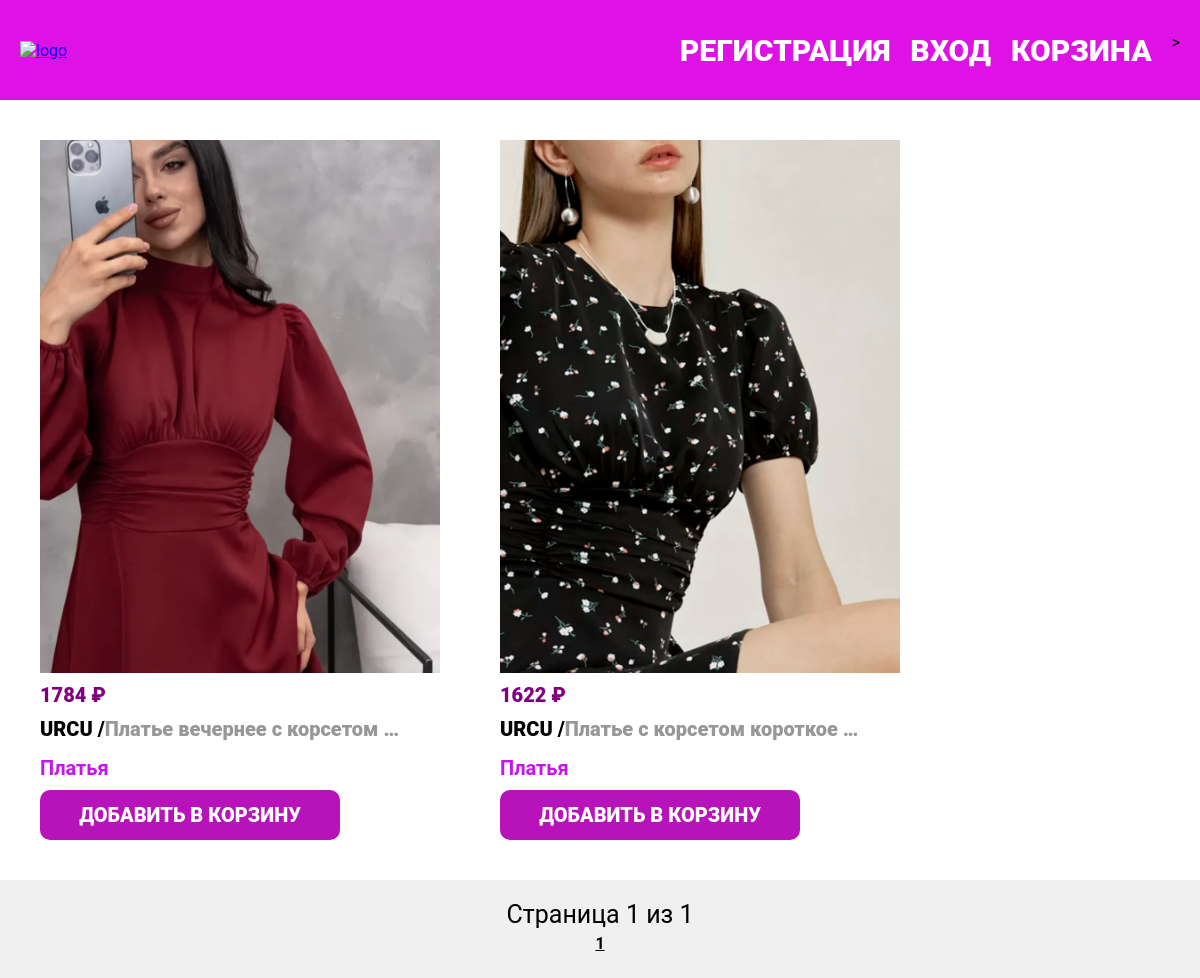
The page / on the database its author committed.
### app/models.py (models this page shows, shortened)
class Product(models.Model):
    name = models.CharField(
        verbose_name="Наименование",
        max_length=200,
    )
    desc = models.TextField(
        verbose_name="Описание",
        max_length=600,
    )
    price = models.DecimalField(
        verbose_name="Цена",
        max_digits=10,
        decimal_places=0,
    )
    image = models.ImageField(
        verbose_name="Изображение",
        upload_to="products/",
    )
    category = models.ForeignKey(
        "Category",
        verbose_name="Категория",
        on_delete=models.CASCADE,
    )
    brand = models.ForeignKey(
        "Brand",
        verbose_name="Бренд",
        on_delete=models.CASCADE,
    )
    slug = models.SlugField(
        "URL",
        max_length=250,
        unique=True,
        null=False,
        editable=True,
    )
    class Meta:
        verbose_name="Товар"
        verbose_name_plural = "Товары"

class Brand(models.Model):
    name = models.CharField(
        verbose_name="Название",
        max_length=200,
    )
    site_url = models.URLField(
        verbose_name="Ссылка на сайт",
        max_length=200,
    )
    country = models.CharField(
        verbose_name="Страна",
        max_length=200,
    )
    class Meta:
        verbose_name="Бренд"
        verbose_name_plural = "Бренд"

class Category(models.Model):
    name = models.CharField(
        verbose_name="Название",
        max_length=200,
    )
    parent = models.ForeignKey(
        "self",
        verbose_name="Родительская категория",
        on_delete=models.CASCADE,
        null=True,
        blank=True,
    )
    slug = models.SlugField(
        "URL",
        max_length=250,
        unique=True,
        null=False,
        editable=True,
    )
    class Meta:
        verbose_name="Категория"
        verbose_name_plural = "Категория"

### app/views.py (the view)
# urls.py: path("", views.index, name="index"),
def index(request):
    product_list = Product.objects.all()
    paginator = Paginator(product_list, 7)
    page_number = request.GET.get("page")
    page_obj = paginator.get_page(page_number)
    pagination_range = get_pagination(page_obj.number, paginator.num_pages)
    context = {
        "page_obj": page_obj,
        "pagination_range": pagination_range,
    }
    return render(request, "app/index.html", context)

### app/views.py (called while the page is built)
def get_pagination(current_page, total_pages, delta=2):
    left = current_page - delta
    right = current_page + delta + 1
    range_pages = []
    for i in range(1, total_pages + 1):
        if i == 1 or i == total_pages or (left <= i < right):
            range_pages.append(i)
        elif range_pages[-1] != '...':
            range_pages.append('...')
    return range_pages

### app/templates/app/index.html (shortened to what this page needs)
{% extends "base.html" %}
{% block content %}
<div class="container">
    <div class="products">
    {% for product in page_obj %}
        <div class="product-card">
            <a href="{% url 'product_details' slug=product.slug %}">
                <img src="{{ product.image.url }}" alt="{{ product.name }}" class="image">
            </a>
            <p class="product-price">{{ product.price }} ₽</p>
            <div class="product-info">
                <p class="product-brand">{{ product.brand.name }} /</p>
                <p class="product-name">{{ product.name }}</p>
            </div>
            <p class="product-category">{{ product.category.name }}</p>
            <form method="post" action="{% url 'cart_add' product.id %}">
                <button class="product-button" type="submit">Добавить в корзину</button>
            </form>
        </div>
    {% endfor %}
    </div>
    <div class="pagination">
        <div class="page-indicator">Страница {{ page_obj.number }} из {{ page_obj.paginator.num_pages }}</div>
        {% for page in pagination_range %}
            {% if page == '...' %}
                <span>...</span>
            {% elif page == page_obj.number %}
                <span class="current page-num">{{ page }}</span>
            {% else %}
                <a href="?page={{ page }}">{{ page }}</a>
            {% endif %}
        {% endfor %}
    </div>
</div>
{% endblock %}

### app/templates/base.html (shortened to what this page needs)
{% load static %}
<!DOCTYPE html>
<html lang="ru">
    <head>
        <link rel="stylesheet" href="{% static 'styles/style.css'%}">
    </head>
    <body>
        {% include "header.html" %}
        {% block content %}
        {% endblock %}
    </body>
</html>

### app/templates/header.html
{% load static %}
<header>
    <div class="logo">
        <a href="{% url "index" %}">
            <img src="{% static "img/logoWb.svg" %}" alt="logo">
        </a>
    </div>
    <nav>
        <div class="nav-links">
            {% if user.is_authenticated %}
                <div class="nav-link">
                    <form method="post" action="{% url 'logout' %}" style="display:inline;">
                        {% csrf_token %}
                        <button type="submit" class="nav-link-button">Выйти</button>
                    </form>
                </div>
            {% else %}
                <div class="nav-link"><a href="{% url 'register' %}">Регистрация</a></div>
                <div class="nav-link"><a href="{% url 'login' %}">Вход</a></div>
            {% endif %}
            <div class="nav-link"><a href="{% url 'cart_detail' %}">Корзина</a></div>
            >
        </div>
    </nav>
</header>

### app/templates/footer.html (shortened to what this page needs)
{% load static %}

### app/static/styles/style.css (style rules this page uses)
* { margin: 0; padding: 0; box-sizing: border-box; font-family: 'Roboto', sans-serif; }
body { background-color: #f0f0f0; padding-top: 100px; }
header { background-color: #de12e5; display: flex; justify-content: space-between; align-items: center; padding: 10px 20px; height: 100px; position: fixed; top: 0; left: 0; right: 0; z-index: 1000; }
nav .nav-links { display: flex; justify-content: space-between; flex-wrap: wrap; flex-direction: row; gap: 20px; }
nav .nav-links .nav-link a { color: white; text-decoration: none; font-size: 30px; font-weight: 900; text-transform: uppercase; }
.products { background-color: #ffffff; padding: 20px; display: flex; flex-wrap: wrap; gap: 20px; }
.products .product-card { background-color: #ffffff; width: 400px; height: 700px; display: flex; flex-direction: column; justify-content: space-between; }
.products .product-card img { width: 100%; height: 100%; object-fit: contain; border-radius: 0; display: block; }
.products .product-card .product-price { font-size: 20px; color: purple; font-weight: 900; }
.products .product-card .product-info { display: flex; flex-direction: row; overflow: hidden; height: 30px; }
.products .product-card .product-name { font-size: 20px; font-weight: 900; color: rgb(152, 151, 151); overflow: hidden; max-width: 300px; white-space: nowrap; text-overflow: ellipsis; }
.products .product-card .product-brand { font-size: 20px; font-weight: 900; color: black; max-width: 500px; white-space: nowrap; }
.products .product-card .product-button { background-color: #b812bb; color: white; border: none; border-radius: 10px; width: 300px; height: 50px; font-size: 20px; font-weight: 900; text-transform: uppercase; cursor: pointer; }
.products .product-card .product-category { font-size: 20px; font-weight: 700; color: rgb(195, 22, 234); }
.product-card { margin: 20px; }
.pagination { margin: 20px auto; text-align: center; clear: both; }
.pagination a, .pagination span { margin: 0 5px; padding: 5px 10px; display: inline-block; text-decoration: none; font-weight: bold; }
.pagination .current { font-weight: bold; text-decoration: underline; }
.page-indicator { font-size: 25px; }

### rows shown on the page
Product: image (picture), price "1784", brand.name "URCU", name "Платье вечернее с корсетом…", category.name "Платья"
Product: image (picture), price "1622", brand.name "URCU", name "Платье с корсетом короткое…", category.name "Платья"

### other values the page prints
{{ page_obj.number }} "1"
{{ page_obj.paginator.num_pages }} "1"
{{ page }} "1"
